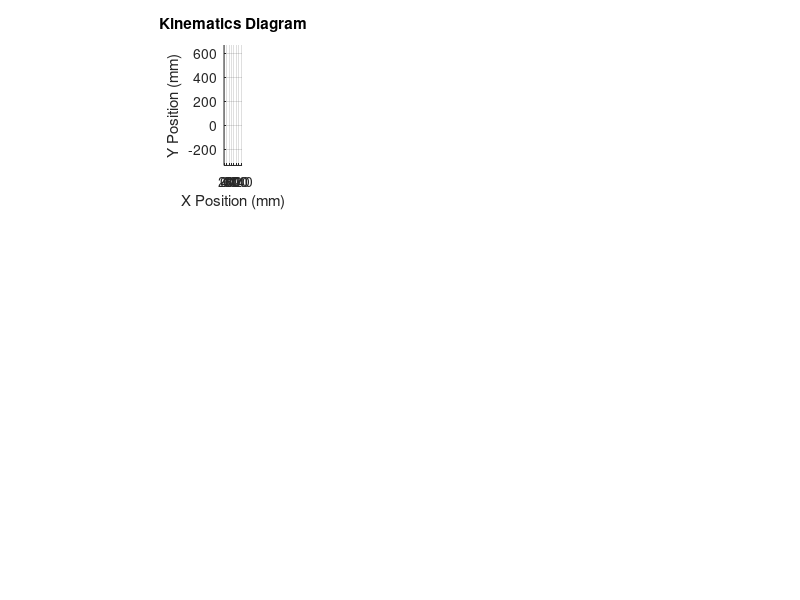

The MATLAB source for this figure: (Note: this script raises an error after producing the figure.)
% Nama : Raditya Alhamdika Fadhilah
% NIM : 13123136
% Mata Kuliah : MS2105 KINEMATICS AND DYNAMICS
% Kelas : 01
% Dosen Pengajar : Prof. Ir. Andi Isra Mahyuddin, Ph.D.
% Deskripsi : Program analisis kinematika mekanisme winshield wiper
%             menggunakan matlab dengan crank(L2), coupler(L3) dan
%             wiper(L4). Dalam program ini menggunakan koordina referensi
%             utama (0,0) di ekor batang L2.

% Parameters
L2 = 50 + 136; % Length of Link 2
L3 = 2.9 * L2; % Length of Link 3
O4B = 1.2 * L2; % Distance O4 to B
O4C = 3.5 * L2; % Length of Link O4C
BC = 4*L2
d = 3 * L2; % Distance between pivots
Omega2 = 6; % Angular velocity of Link 2 (rad/s)
dt = 0.005; % Time step

% menghitung sudut O4B dan O4C
angleBC = acos((O4B^2 + O4C^2 - BC^2) / (2 * O4B * O4C));

% Initial conditions
t = 0; % Start time
Theta3_guess = (3/2)*pi; % Initial guess for Theta3
Theta4_guess = (3/2)*pi; % Initial guess for Theta4
Theta3_past = 0;
Theta4_past = 0;
Omega3_past = 0;
Omega4_past = 0;
Theta2_initial = pi/3;


% Initialize storage for plotting variables
time_array = [];
omega2_array = [];
omega3_array = [];
omega4_array = [];
angular_acceleration3_array = [];
angular_acceleration4_array = [];

% Initialize figure and subplots
figure;

% Subplot 1: Kinematics diagram
subplot(3, 2, 1);
kinematics_axes = gca; % Get current axes
hold(kinematics_axes, 'on');
grid(kinematics_axes, 'on');
title('Kinematics Diagram');
xlabel('X Position (mm)');
ylabel('Y Position (mm)');
xlim([-0.01* L2, 0.8 * L2]);
ylim([-1.8 * L2, 3.6 * L2]);
axis equal;

% Initialize placeholders for kinematics links
link2 = plot(kinematics_axes, [0, 0], [0, 0], 'b-', 'LineWidth', 1); % Link 2
link3 = plot(kinematics_axes, [0, 0], [0, 0], 'r-', 'LineWidth', 1); % Link 3
linkO4B = plot(kinematics_axes, [0, 0], [0, 0], 'm-', 'LineWidth', 1); % Link O4B
linkO4C = plot(kinematics_axes, [0, 0], [0, 0], 'm-', 'LineWidth', 1); % Link O4C
linkBC = plot(kinematics_axes, [0, 0], [0, 0], 'm-', 'LineWidth', 1); % Link O4C

% Add legend
legend([link2, link3, linkO4B], ...
       {'Link 2', 'Link 3', 'Link 4'}, ...
       'Location', 'northeast', 'Box', 'off','EdgeColor', 'none', 'Position', [0.4, 0.85, 0.15, 0.1]);


% Subplots for angular variables
subplot(3, 2, 2); omega2_plot = plot(0, 0, 'b-', 'LineWidth', 1.5); title('Angular Velocity \omega_2 vs Time'); grid on;
xlabel('Time (s)'); ylabel('\omega_2 (rad/s)');

subplot(3, 2, 3); omega3_plot = plot(0, 0, 'r-', 'LineWidth', 1.5); title('Angular Velocity \omega_3 vs Time'); grid on;
xlabel('Time (s)'); ylabel('\omega_3 (rad/s)');

subplot(3, 2, 4); omega4_plot = plot(0, 0, 'g-', 'LineWidth', 1.5); title('Angular Velocity \omega_4 vs Time'); grid on;
xlabel('Time (s)'); ylabel('\omega_4 (rad/s)');

subplot(3, 2, 5); alpha3_plot = plot(0, 0, 'm-', 'LineWidth', 1.5); title('Angular Acceleration \alpha_3 vs Time'); grid on;
xlabel('Time (s)'); ylabel('\alpha_3 (rad/s^2)');

subplot(3, 2, 6); alpha4_plot = plot(0, 0, 'c-', 'LineWidth', 1.5); title('Angular Acceleration \alpha_4 vs Time'); grid on;
xlabel('Time (s)'); ylabel('\alpha_4 (rad/s^2)');


% Continuous simulation
i = 0; % Initialize iteration counter
max_time = 10; % Set maximum simulation time
while t < max_time
    % Update time and Theta2
    t = t + dt;
    Theta2 = Theta2_initial + Omega2 * t; % Angular position of Link 2
    
    % persamaan untuk mendapatkan theta3 dan theta4. Untuk setiap nilai t
    % dihitung secara numerik nilai theta3 dan theta4.
    eqns = @(x) [
        L2 * cos(Theta2) + L3 * cos(x(1)) - d - O4B * cos(x(2)); % Equation 1 (X-axis)
        L2 * sin(Theta2) + L3 * sin(x(1)) - O4B * sin(x(2));     % Equation 2 (Y-axis)
    ];
    
    % Initial guess for [Theta3, Theta4]
    initial_guess = [Theta3_guess, Theta4_guess];  % Start with an initial guess for Theta4 in the second quadrant

    % Use fsolve to solve the system numerically
    options = optimoptions('fsolve', 'Display', 'off');  % Turn off display
    solution = fsolve(eqns, initial_guess, options);

    % Extract Theta3 and Theta4 from the solution
    Theta3 = solution(1);
    Theta4 = solution(2);
    
    % menghitung kecepatan anguler dan percepatan anguler menggunakan
    % metode approksimasi
    if Theta3_past ~= 0 && Theta4_past ~= 0
        Omega3 = (Theta3 - Theta3_past) / dt;
        Omega4 = (Theta4 - Theta4_past) / dt;
    else
        Omega3 = 0; % Initial value for Omega3
        Omega4 = 0; % Initial value for Omega4
    end

    if Omega3_past ~= 0 && Omega4_past ~= 0
        angular_acceleration3 = (Omega3 - Omega3_past) / dt;
        angular_acceleration4 = (Omega4 - Omega4_past) / dt;
    else
        angular_acceleration3 = 0; % Initial value for Omega3
        angular_acceleration4 = 0; % Initial value for Omega4
    end

    % Persamaan semua batang sambungan
    R1 =[L2 * cos(Theta2);
         L2 * sin(Theta2)];
    R3 = R1 + [L3 * cos(Theta3); 
               L3 * sin(Theta3)];
    R4 = [d; 0] + [O4B * cos(Theta4);
                   O4B * sin(Theta4)];
    R5 = [d; 0] + [O4C * cos(Theta4 - angleBC);
                   O4C * sin(Theta4 - angleBC)];

    % plot sambungan-sambungannya
    set(link2, 'XData', [0, R1(1)], 'YData', [0, R1(2)]);
    set(link3, 'XData', [R1(1), R3(1)], 'YData', [R1(2), R3(2)]);
    set(linkO4B, 'XData', [d, R4(1)], 'YData', [0, R4(2)]);
    set(linkO4C, 'XData', [d, R5(1)], 'YData', [0, R5(2)]);
    set(linkBC, 'Xdata', [R4(1), R5(1)], 'Ydata', [R4(2), R5(2)])
    
    % input data-data ke dalam array untuk diplot
    time_array = [time_array, t];
    omega2_array = [omega2_array, Omega2];
    omega3_array = [omega3_array, Omega3];
    omega4_array = [omega4_array, Omega4];
    angular_acceleration3_array = [angular_acceleration3_array, angular_acceleration3];
    angular_acceleration4_array = [angular_acceleration4_array, angular_acceleration4];

     % Update data plots
    set(omega2_plot, 'XData', time_array, 'YData', omega2_array);
    set(omega3_plot, 'XData', time_array, 'YData', omega3_array);
    set(omega4_plot, 'XData', time_array, 'YData', omega4_array);
    set(alpha3_plot, 'XData', time_array, 'YData', angular_acceleration3_array);
    set(alpha4_plot, 'XData', time_array, 'YData', angular_acceleration4_array);



    % melihat nilai-nilai variabel di terminal
    fprintf('Time = %.2f\n', t);
    fprintf('Theta2 = %.2f\n', Omega2 * t);
    fprintf('Theta3 = %.2f\n', Theta3);
    fprintf('Theta4 = %.2f\n', Theta4);
    fprintf('Theta3_guess = %.2f\n', Theta3_guess);
    fprintf('Theta4_guess = %.2f\n', Theta4_guess);
    fprintf('Theta3_past = %.2f\n', Theta3_past);
    fprintf('Theta4_past = %.2f\n', Theta4_past);
    fprintf('omega3 = %.2f\n', Omega3);
    fprintf('omega4 = %.2f\n', Omega4);
    fprintf('Angular_acceleration3= %.2f\n', angular_acceleration3);
    fprintf('angular acceleration4 = %.2f\n', Omega4), angular_acceleration4;
    

    
    
    % Store the current values as the "previous" for next iteration
    Theta3_past = Theta3;
    Theta4_past = Theta4;
    Omega3_past = Omega3;
    Omega4_past = Omega4;


    
    % Pause for animation effect
    pause(dt);
    clc;
end
